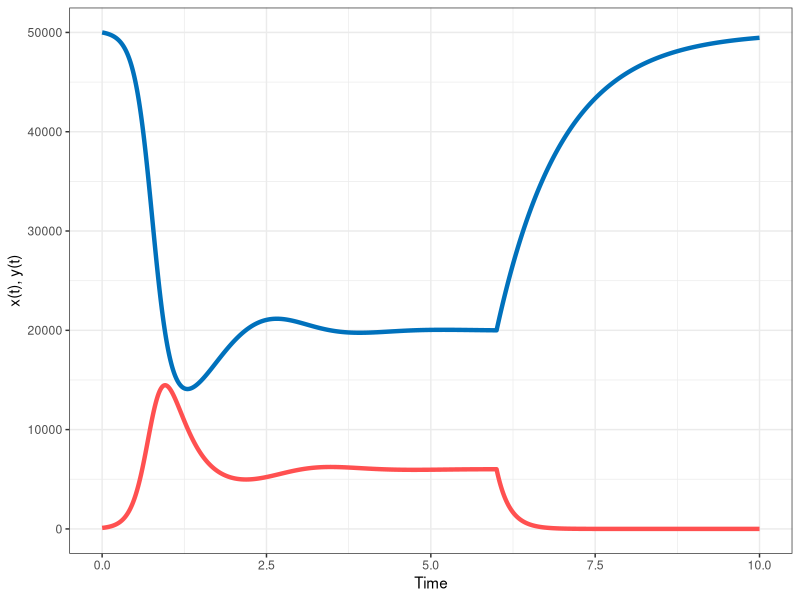

Write R code to recreate this figure.
###############################
# 1. Load package
###############################
library( ggplot2 )

###############################
# 2. Load data
###############################
x_caliculate <- read.csv("x_caliculate_drug.csv", header = F)
names(x_caliculate) <- c("t", "x", "y")
x_caliculate <- as.data.frame(x_caliculate)
x_caliculate <- x_caliculate[1:1001,1:3]

line_size = 1.5

g<- ggplot(x_caliculate, aes(x=t))+
  theme_bw()+
  labs(x = "Time",y = "x(t), y(t)") +
  geom_line(aes(y=x),color="#0071bc", size=line_size)+
  geom_line(aes(y=y),color="#ff5050", size=line_size)
  # scale_y_log10()+
  #coord_fixed(ratio=2)

ggsave(file = "x_caliculate_drug_plot.png", plot = g)

